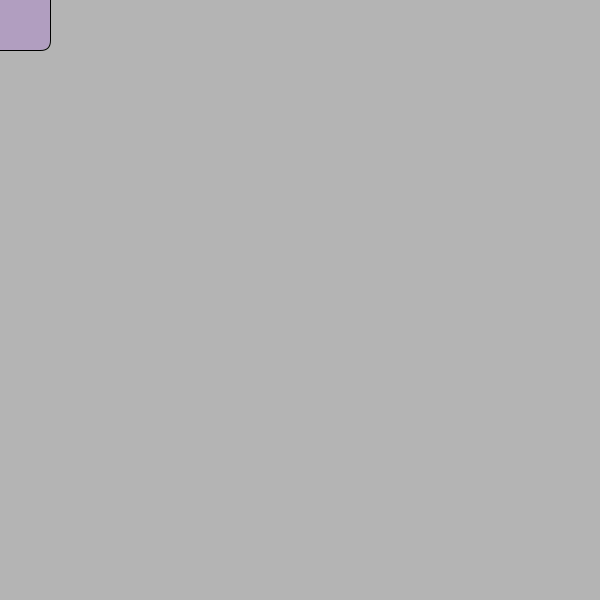
Frame 1 (no input)
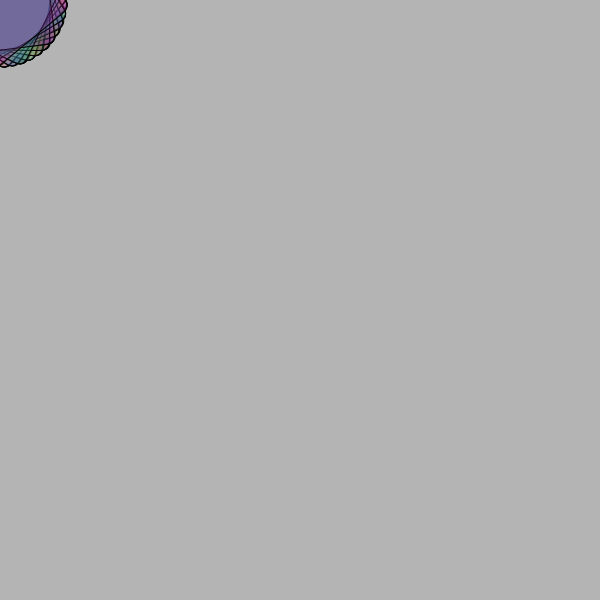
Frame 60 (the mouse pressed at the canvas centre just before this capture)
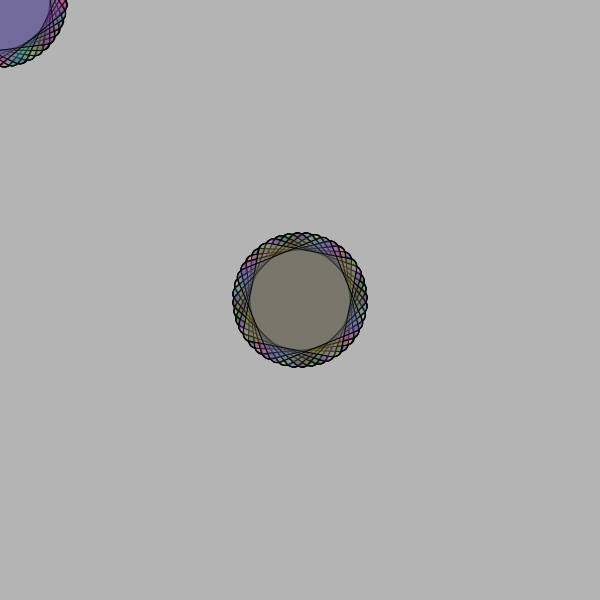
Frame 120 (the mouse held since frame 60 and released just before this capture)

The Processing sketch that drew these frames (run headless with seeded random() and noise(); from frame 60 on, the mouse is pressed at the canvas centre):

// Processing sketch: Treino_TranslateCardeal
// ── Treino_TranslateCardeal.pde
int r=0;
void setup() {
  size(600, 600);
  background(180);
}
void draw() {
  pushMatrix();
  translate(mouseX, mouseY);
  rotate(r);
  rectMode(CENTER);
  fill(random(0, 255), random(0, 255), random(0, 255), 50);
  rect(0, 0, 100, 100, 10);
  popMatrix();
  r++;
}
